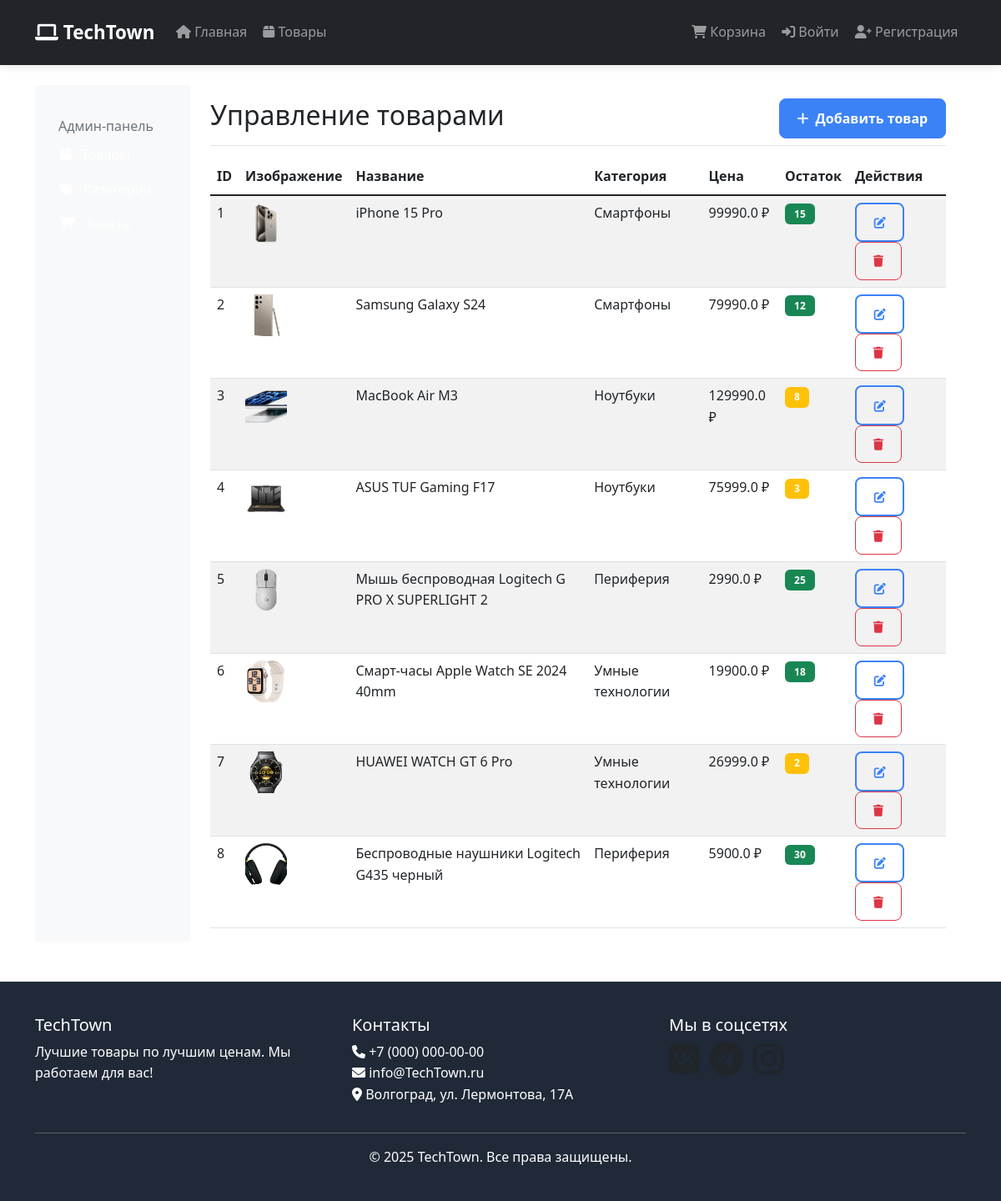
/admin/products, run on the app's committed database.
### models.py (models this page shows)
class Product(Base):
    __tablename__ = "products"
    id = Column(Integer, primary_key=True, index=True)
    category_id = Column(Integer, ForeignKey("categories.id"))
    name = Column(String, nullable=False)
    description = Column(Text)
    price = Column(Float)
    image_url = Column(String)
    stock_quantity = Column(Integer, default=0)
    created_at = Column(DateTime, default=datetime.utcnow)
    popularity = Column(Integer, default=0, index=True)
    category = relationship("Category", back_populates="products")
    order_items = relationship("OrderItem", back_populates="product")
    cart_items = relationship("CartItem", back_populates="product")
    reviews = relationship("Review", back_populates="product")  # Добавлено

class Category(Base):
    __tablename__ = "categories"
    id = Column(Integer, primary_key=True, index=True)
    name = Column(String, unique=True, nullable=False)
    description = Column(Text)
    type = Column(String)
    products = relationship("Product", back_populates="category")

### routers/admin.py (the view)
@router.get("/products")
def admin_products(
    request: Request,
    db: Session = Depends(get_db),
    category_id: int = None
):
    categories = db.query(models.Category).all()
    products = db.query(models.Product)
    if category_id:
        products = products.filter(models.Product.category_id == category_id)
    products = products.all()
    return templates.TemplateResponse("admin_products.html", {
        "request": request,
        "products": products,
        "categories": categories
    })

### templates/admin_products.html (shortened to what this page needs)
{% extends "base.html" %}
{% block content %}
<div class="container-fluid">
    <div class="row">
        <div class="col-md-3 col-lg-2 bg-light sidebar">
            <div class="position-sticky pt-3">
                <h6 class="sidebar-heading d-flex justify-content-between align-items-center px-3 mt-4 mb-1 text-muted">
                    <span>Админ-панель</span>
                </h6>
                <ul class="nav flex-column">
                    <li class="nav-item">
                        <a class="nav-link active" href="/admin/products">
                            <i class="fas fa-box me-2"></i>
                        </a>
                    </li>
                    <li class="nav-item">
                        <a class="nav-link" href="/admin/categories">
                            <i class="fas fa-tags me-2"></i>
                        </a>
                    </li>
                    <li class="nav-item">
                        <a class="nav-link" href="/admin/orders">
                            <i class="fas fa-shopping-cart me-2"></i>
                        </a>
                    </li>
                </ul>
            </div>
        </div>
        <div class="col-md-9 col-lg-10 ms-sm-auto px-4">
            <div class="d-flex justify-content-between flex-wrap flex-md-nowrap align-items-center pt-3 pb-2 mb-3 border-bottom">
                <h1 class="h2">Управление товарами</h1>
                <button class="btn btn-primary" data-bs-toggle="modal" data-bs-target="#addProductModal">
                    <i class="fas fa-plus me-1"></i> Добавить товар
                </button>
            </div>
            <div class="table-responsive">
                <table class="table table-striped table-hover">
                    <thead>
                        <tr>
                            <th>ID</th>
                            <th>Изображение</th>
                            <th>Название</th>
                            <th>Категория</th>
                            <th>Цена</th>
                            <th>Остаток</th>
                            <th>Действия</th>
                        </tr>
                    </thead>
                    <tbody>
                        {% for product in products %}
                        <tr>
                            <td>{{ product.id }}</td>
                            <td>
                                {% if product.image_url %}
                                <img src="{{ product.image_url }}" alt="{{ product.name }}" style="width: 50px; height: 50px; object-fit: cover;">
                                {% else %}
                                <div class="bg-light d-flex align-items-center justify-content-center" style="width: 50px; height: 50px;">
                                    <i class="fas fa-image text-muted"></i>
                                </div>
                                {% endif %}
                            </td>
                            <td>{{ product.name }}</td>
                            <td>
                                {% for category in categories %}
                                    {% if category.id == product.category_id %}
                                        {{ category.name }}
                                    {% endif %}
                                {% endfor %}
                            </td>
                            <td>{{ product.price }} ₽</td>
                            <td>
                                <span class="badge {% if product.stock_quantity > 10 %}bg-success{% elif product.stock_quantity > 0 %}bg-warning{% else %}bg-danger{% endif %}">
                                    {{ product.stock_quantity }}
                                </span>
                            </td>
                            <td>
                                <button class="btn btn-sm btn-outline-primary"
                                        onclick="editProduct({{ product.id }}, '{{ product.name }}', '{{ product.description }}', {{ product.price }}, {{ product.category_id }}, {{ product.stock_quantity }})">
                                    <i class="fas fa-edit"></i>
                                </button>
                                <button class="btn btn-sm btn-outline-danger"
                                        onclick="deleteProduct({{ product.id }})">
                                    <i class="fas fa-trash"></i>
                                </button>
                            </td>
                        </tr>
                        {% endfor %}
                    </tbody>
                </table>
            </div>
        </div>
    </div>
</div>
{% endblock %}

### templates/base.html (style rules this page uses)
:root { --primary: #3b82f6; --primary-dark: #2563eb; --secondary: #6b7280; --light: #f9fafb; --dark: #1f2937; --accent: #f59e0b; --success: #10b981; }
body { font-family: 'Segoe UI', system-ui, sans-serif; background-color: #D0B084 (RAL 1001); line-height: 1.6; }
.nav-link { padding: 0.5rem 1rem; border-radius: 6px; margin: 0 0.1rem; font-weight: 500; transition: all 0.2s ease; color: rgba(255,255,255,0.9); }
.btn { border-radius: 8px; font-weight: 600; padding: 0.7rem 1.3rem; transition: all 0.2s ease; }
.btn-primary { background-color: var(--primary); border-color: var(--primary); }
.btn-outline-primary { border: 2px solid var(--primary); color: var(--primary); }
.badge { border-radius: 6px; padding: 0.4rem 0.7rem; font-weight: 600; }

### data on the page
Product: id "1", image_url (picture), name "iPhone 15 Pro", price "99990.0", stock_quantity "15"
Category: name "Смартфоны"
Product: id "2", image_url (picture), name "Samsung Galaxy S24", price "79990.0", stock_quantity "12"
Product: id "3", image_url (picture), name "MacBook Air M3", price "129990.0", stock_quantity "8"
Category: name "Ноутбуки"
Product: id "4", image_url (picture), name "ASUS TUF Gaming F17", price "75999.0", stock_quantity "3"
Product: id "5", image_url (picture), name "Мышь беспроводная Logitech G PRO X SUPERLIGHT 2", price "2990.0", stock_quantity "25"
Category: name "Периферия"
Product: id "6", image_url (picture), name "Смарт-часы Apple Watch SE 2024 40mm", price "19900.0", stock_quantity "18"
Category: name "Умные технологии"
Product: id "7", image_url (picture), name "HUAWEI WATCH GT 6 Pro", price "26999.0", stock_quantity "2"
Product: id "8", image_url (picture), name "Беспроводные наушники Logitech G435 черный", price "5900.0", stock_quantity "30"
